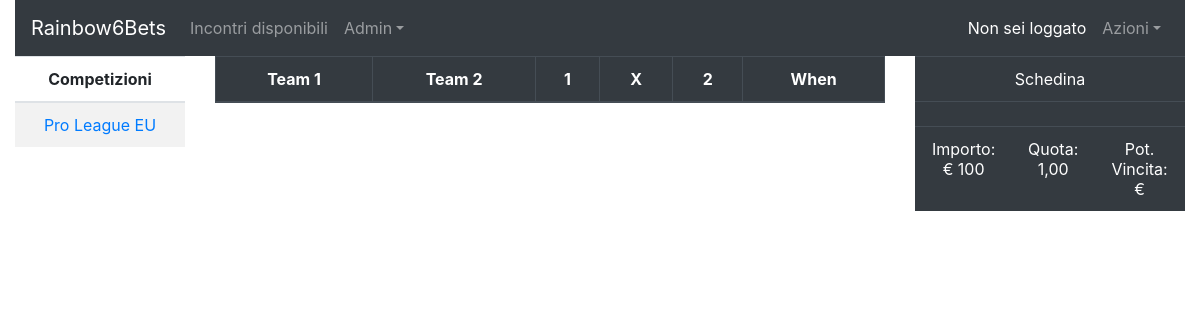
Before: /?cat=proleague with the older database file.
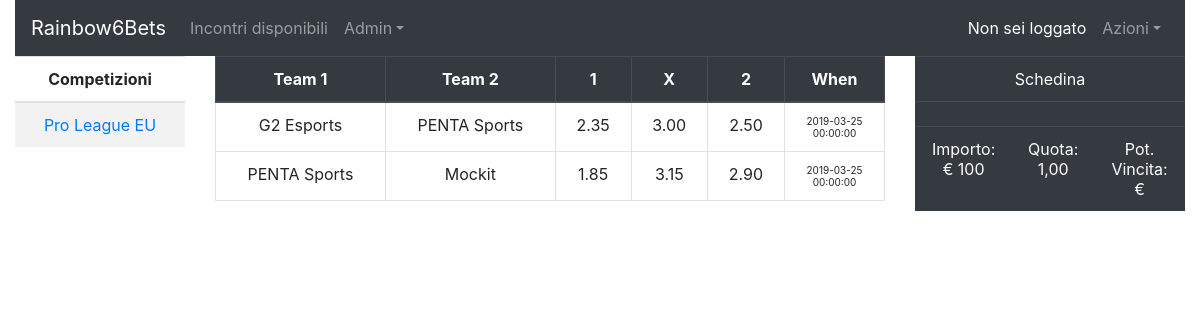
After: the same page with the newer database file.
### tables this page shows
CREATE TABLE `partite` (
  `id` int(11) NOT NULL,
  `status` int(11) NOT NULL,
  `id_team1` int(11) NOT NULL,
  `id_team2` int(11) NOT NULL,
  `datetime` datetime NOT NULL,
  `result` varchar(15) DEFAULT NULL,
  `category_id` int(11) NOT NULL,
  `odd_1` float NOT NULL,
  `odd_X` float NOT NULL,
  `odd_2` float NOT NULL
);

CREATE TABLE `teams` (
  `id` int(11) NOT NULL,
  `nome` varchar(110) NOT NULL,
  `coach` varchar(25) NOT NULL,
  `logo` text NOT NULL,
  `nation` varchar(3) NOT NULL
);

### config/heart.php (called while the page is built, shortened)
<?php
  function getTeamNameFMid($id){
    require 'dbconn.php';
    $sql = "SELECT nome FROM teams WHERE id = $id";
    $result = $conn->query($sql);
    while($row = $result->fetch_assoc()){
      $res = $row['nome'];
      break;
    }
    return $res;
  }
?>

### index.php (the view, shortened to what this page needs)
<?php
  require_once 'config/heart.php';
  require_once 'config/dbconn.php';
  if (isset($_GET['cat'])){
    if ($_GET['cat'] == "proleague"){
      $proleague_id = 1;
      $matches_query = "SELECT * FROM partite AS P WHERE category_id = $proleague_id ORDER BY datetime DESC";
      $result = $conn->query($matches_query);
      $matches = '<table id="matches" class="table table-bordered text-center">
      <thead class="thead-dark">
        <tr>
          <th scope="col">Team 1</th>
          <th scope="col">Team 2</th>
          <th scope="col">1</th>
          <th scope="col">X</th>
          <th scope="col">2</th>
          <th scope="col">When</th>
        </tr>
      </thead>
      <tbody>';
      while ($mtc = $result->fetch_assoc()){
        $matches .= '<tr id="'.$mtc['id'].'|'.$mtc['id_team1'].'v'.$mtc['id_team2'].'">
          <td>'.getTeamNameFMid($mtc['id_team1']).'</td>
          <td>'.getTeamNameFMid($mtc['id_team2']).'</td>
          <td id="odd">'.number_format((float)$mtc['odd_1'], 2, '.', '').'</td>
          <td id="odd">'.number_format((float)$mtc['odd_X'], 2, '.', '').'</td>
          <td id="odd">'.number_format((float)$mtc['odd_2'], 2, '.', '').'</td>
          <td id="when">'.$mtc['datetime'].'</td>
        </tr>';
      }
      $matches.='</tbody></table>';
    }
  }
?>
<html>
<head>
  <link rel="stylesheet" href="https://stackpath.bootstrapcdn.com/bootstrap/4.3.1/css/bootstrap.min.css">
  <link rel="stylesheet" href="assets/style.css">
</head>
<body>
  <div class="container-fluid">
  	<div class="row">
  		<div class="col-md-12">
  			<?php require 'static/nav_admin.php'; ?>
  			<div class="row">
  				<div class="col-md-2">
            <table class="table table-striped text-center">
              <thead>
                <tr>
                  <th scope="col">Competizioni</th>
                </tr>
              </thead>
              <tbody>
                <tr>
                  <td><a href="?cat=proleague">Pro League EU</td>
                </tr>
              </tbody>
            </table>
  				</div>
  				<div class="col-md-7">
            <?php
              if (isset($matches) && $matches != ""){
                echo $matches;
              }
            ?>
  				</div>
  				<div class="col-md-3">
            <div class="schedina">
              <table class="table table-dark text-center">
                <thead>
                  <tr>
                    <td colspan="3">Schedina</td>
                  </tr>
                </thead>
                <tbody>
                  <tr>
                    <td id="incontro" colspan="2"></td>
                    <td id="dataora"></td>
                  </tr>
                  <tr>
                    <td>Importo: &euro; 100</td>
                    <td>Quota: <span id="quota">1,00</span></td>
                    <td>Pot. Vincita: &euro; <span id="potvin"></span></td>
                  </tr>
                </tbody>
              </table>
            </div>
  				</div>
  			</div>
  		</div>
  	</div>
  </div>
</body>
</html>

### static/nav_admin.php (shortened to what this page needs)
<nav class="navbar navbar-expand-lg navbar-light bg-light navbar-dark bg-dark static-top">
   <a class="navbar-brand" href="index.php">Rainbow6Bets</a>
  <div class="collapse navbar-collapse" id="bs-example-navbar-collapse-1">
    <ul class="navbar-nav">
      <li class="nav-item">
        <a class="nav-link" href="index.php">Incontri disponibili</a>
      </li>
      <li class="nav-item dropdown">
        <a class="nav-link dropdown-toggle" href="http://example.com" id="navbarDropdownMenuLink" data-toggle="dropdown">Admin</a>
      </li>
    </ul>
    <ul class="navbar-nav ml-md-auto">
      <li class="nav-item active">
        <a class="nav-link" href="user.php">
          <?php
            if (isset($_SESSION['id'])){
              echo retrieveUserData('username', $_SESSION['id']);
            }
            else {
              echo 'Non sei loggato';
            }
          ?>
        </a>
      </li>
      <li class="nav-item dropdown">
        <a class="nav-link dropdown-toggle" href="http://example.com" id="navbarDropdownMenuLink" data-toggle="dropdown">Azioni</a>
      </li>
    </ul>
  </div>
</nav>

### assets/style.css (style rules this page uses)
td { cursor: pointer; }
td#when { font-size: 10px; width: 100px; }

Changed rows visible on the page:
added partite: id_team1.nome "G2 Esports", id_team2.nome "PENTA Sports", odd_1 "2.35", odd_X "3.00", odd_2 "2.50", datetime "2019-03-25 00:00:00"
added partite: id_team1.nome "PENTA Sports", id_team2.nome "Mockit", odd_1 "1.85", odd_X "3.15", odd_2 "2.90", datetime "2019-03-25 00:00:00"
